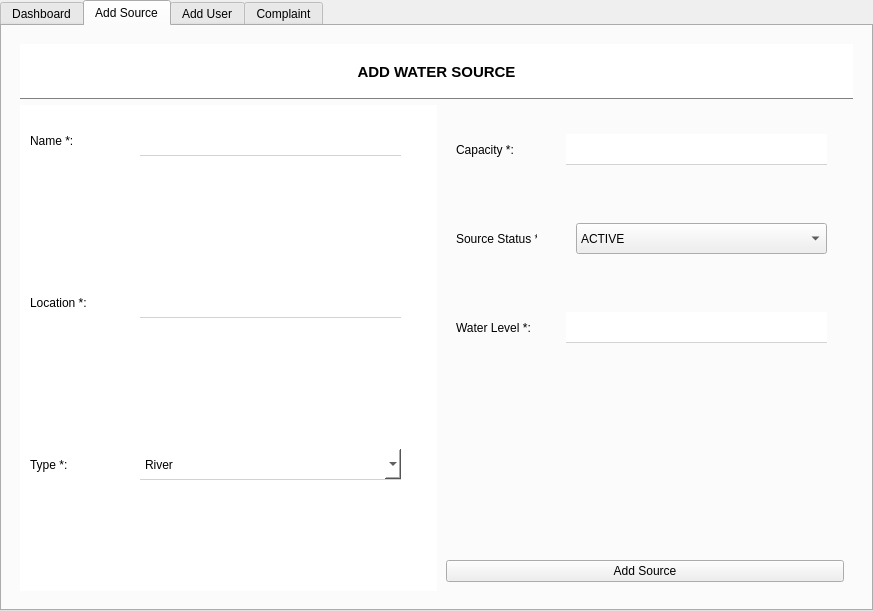
<?xml version="1.0" encoding="UTF-8"?>
<ui version="4.0">
 <class>Form</class>
 <widget class="QWidget" name="Form">
  <property name="geometry">
   <rect>
    <x>0</x>
    <y>0</y>
    <width>873</width>
    <height>611</height>
   </rect>
  </property>
  <property name="sizePolicy">
   <sizepolicy hsizetype="Preferred" vsizetype="Preferred">
    <horstretch>0</horstretch>
    <verstretch>0</verstretch>
   </sizepolicy>
  </property>
  <property name="minimumSize">
   <size>
    <width>0</width>
    <height>0</height>
   </size>
  </property>
  <property name="windowTitle">
   <string>Form</string>
  </property>
  <layout class="QVBoxLayout" name="verticalLayout">
   <property name="spacing">
    <number>0</number>
   </property>
   <property name="leftMargin">
    <number>0</number>
   </property>
   <property name="topMargin">
    <number>0</number>
   </property>
   <property name="rightMargin">
    <number>0</number>
   </property>
   <property name="bottomMargin">
    <number>0</number>
   </property>
   <item>
    <widget class="QTabWidget" name="tabWidget">
     <property name="enabled">
      <bool>true</bool>
     </property>
     <property name="currentIndex">
      <number>1</number>
     </property>
     <widget class="QWidget" name="tab">
      <attribute name="title">
       <string>Dashboard</string>
      </attribute>
      <layout class="QHBoxLayout" name="horizontalLayout">
       <property name="spacing">
        <number>0</number>
       </property>
       <property name="leftMargin">
        <number>0</number>
       </property>
       <property name="topMargin">
        <number>0</number>
       </property>
       <property name="rightMargin">
        <number>0</number>
       </property>
       <property name="bottomMargin">
        <number>0</number>
       </property>
       <item>
        <widget class="QWidget" name="widget" native="true">
         <property name="sizePolicy">
          <sizepolicy hsizetype="Preferred" vsizetype="Preferred">
           <horstretch>0</horstretch>
           <verstretch>0</verstretch>
          </sizepolicy>
         </property>
         <property name="minimumSize">
          <size>
           <width>0</width>
           <height>0</height>
          </size>
         </property>
         <layout class="QHBoxLayout" name="horizontalLayout_2">
          <item>
           <widget class="QWidget" name="widget_2" native="true">
            <property name="minimumSize">
             <size>
              <width>636</width>
              <height>0</height>
             </size>
            </property>
            <property name="maximumSize">
             <size>
              <width>700</width>
              <height>16777215</height>
             </size>
            </property>
            <property name="styleSheet">
             <string notr="true"/>
            </property>
            <layout class="QVBoxLayout" name="verticalLayout_2">
             <property name="spacing">
              <number>0</number>
             </property>
             <property name="leftMargin">
              <number>0</number>
             </property>
             <property name="topMargin">
              <number>0</number>
             </property>
             <property name="rightMargin">
              <number>0</number>
             </property>
             <property name="bottomMargin">
              <number>0</number>
             </property>
             <item>
              <widget class="QTableWidget" name="source_table">
               <column>
                <property name="text">
                 <string>Name</string>
                </property>
               </column>
               <column>
                <property name="text">
                 <string>Location</string>
                </property>
               </column>
               <column>
                <property name="text">
                 <string>Type</string>
                </property>
               </column>
               <column>
                <property name="text">
                 <string>Capacity</string>
                </property>
               </column>
               <column>
                <property name="text">
                 <string>Status</string>
                </property>
               </column>
              </widget>
             </item>
            </layout>
           </widget>
          </item>
          <item>
           <widget class="QWidget" name="widget_3" native="true">
            <property name="styleSheet">
             <string notr="true"/>
            </property>
            <widget class="QPushButton" name="export_data">
             <property name="geometry">
              <rect>
               <x>10</x>
               <y>13</y>
               <width>121</width>
               <height>41</height>
              </rect>
             </property>
             <property name="text">
              <string>Export data</string>
             </property>
            </widget>
            <widget class="QPushButton" name="email_btn">
             <property name="geometry">
              <rect>
               <x>14</x>
               <y>490</y>
               <width>121</width>
               <height>41</height>
              </rect>
             </property>
             <property name="text">
              <string>send warning</string>
             </property>
            </widget>
           </widget>
          </item>
         </layout>
        </widget>
       </item>
      </layout>
     </widget>
     <widget class="QWidget" name="tab_2">
      <property name="enabled">
       <bool>true</bool>
      </property>
      <attribute name="title">
       <string>Add Source</string>
      </attribute>
      <layout class="QVBoxLayout" name="verticalLayout_3">
       <item>
        <widget class="QWidget" name="widget_4" native="true">
         <layout class="QVBoxLayout" name="verticalLayout_4">
          <property name="spacing">
           <number>0</number>
          </property>
          <property name="leftMargin">
           <number>0</number>
          </property>
          <property name="topMargin">
           <number>0</number>
          </property>
          <property name="rightMargin">
           <number>0</number>
          </property>
          <property name="bottomMargin">
           <number>0</number>
          </property>
          <item>
           <widget class="QWidget" name="widget_5" native="true">
            <layout class="QVBoxLayout" name="verticalLayout_5">
             <item>
              <widget class="QWidget" name="widget_7" native="true">
               <property name="maximumSize">
                <size>
                 <width>16777215</width>
                 <height>55</height>
                </size>
               </property>
               <property name="styleSheet">
                <string notr="true">background-color: white;
border-bottom: 1px solid grey;</string>
               </property>
               <layout class="QVBoxLayout" name="verticalLayout_8">
                <item>
                 <widget class="QLabel" name="label">
                  <property name="styleSheet">
                   <string notr="true">text-alignment: center;
font-size: 15px;
font-weight: bold;
border-bottom: 0px;</string>
                  </property>
                  <property name="text">
                   <string>ADD WATER SOURCE</string>
                  </property>
                  <property name="alignment">
                   <set>Qt::AlignCenter</set>
                  </property>
                 </widget>
                </item>
               </layout>
              </widget>
             </item>
             <item>
              <widget class="QWidget" name="widget_6" native="true">
               <layout class="QHBoxLayout" name="horizontalLayout_4">
                <property name="spacing">
                 <number>0</number>
                </property>
                <property name="leftMargin">
                 <number>0</number>
                </property>
                <property name="topMargin">
                 <number>0</number>
                </property>
                <property name="rightMargin">
                 <number>0</number>
                </property>
                <property name="bottomMargin">
                 <number>0</number>
                </property>
                <item>
                 <widget class="QWidget" name="widget_8" native="true">
                  <property name="styleSheet">
                   <string notr="true">QWidget{
	background-color: white;
}

QLineEdit{
	border-top: 0px;
	border-left: 0px;
	border-right: 0px;
border-bottom: 1px solid lightgrey;
}

QLineEdit:focus{
	border-bottom: 1px solid rgb(66, 132, 198);
}

QComboBox{
	border-top: 0px;
	border-left: 0px;
	border-right: 0px;
border-bottom: 1px solid lightgrey;
}</string>
                  </property>
                  <layout class="QVBoxLayout" name="verticalLayout_6">
                   <property name="spacing">
                    <number>0</number>
                   </property>
                   <property name="leftMargin">
                    <number>0</number>
                   </property>
                   <property name="topMargin">
                    <number>0</number>
                   </property>
                   <property name="rightMargin">
                    <number>0</number>
                   </property>
                   <property name="bottomMargin">
                    <number>0</number>
                   </property>
                   <item>
                    <widget class="QWidget" name="widget_10" native="true">
                     <widget class="QLabel" name="label_2">
                      <property name="geometry">
                       <rect>
                        <x>10</x>
                        <y>20</y>
                        <width>81</width>
                        <height>31</height>
                       </rect>
                      </property>
                      <property name="text">
                       <string>Name *:</string>
                      </property>
                     </widget>
                     <widget class="QLineEdit" name="sourceName_input">
                      <property name="geometry">
                       <rect>
                        <x>120</x>
                        <y>20</y>
                        <width>261</width>
                        <height>31</height>
                       </rect>
                      </property>
                     </widget>
                    </widget>
                   </item>
                   <item>
                    <widget class="QWidget" name="widget_15" native="true">
                     <widget class="QLineEdit" name="sourceLocation_input">
                      <property name="geometry">
                       <rect>
                        <x>120</x>
                        <y>20</y>
                        <width>261</width>
                        <height>31</height>
                       </rect>
                      </property>
                     </widget>
                     <widget class="QLabel" name="label_3">
                      <property name="geometry">
                       <rect>
                        <x>10</x>
                        <y>20</y>
                        <width>81</width>
                        <height>31</height>
                       </rect>
                      </property>
                      <property name="text">
                       <string>Location *:</string>
                      </property>
                     </widget>
                    </widget>
                   </item>
                   <item>
                    <widget class="QWidget" name="widget_12" native="true">
                     <widget class="QLabel" name="label_4">
                      <property name="geometry">
                       <rect>
                        <x>10</x>
                        <y>20</y>
                        <width>81</width>
                        <height>31</height>
                       </rect>
                      </property>
                      <property name="text">
                       <string>Type *:</string>
                      </property>
                     </widget>
                     <widget class="QComboBox" name="sourceType_selector">
                      <property name="geometry">
                       <rect>
                        <x>120</x>
                        <y>20</y>
                        <width>261</width>
                        <height>31</height>
                       </rect>
                      </property>
                      <item>
                       <property name="text">
                        <string>River</string>
                       </property>
                      </item>
                      <item>
                       <property name="text">
                        <string>Lake</string>
                       </property>
                      </item>
                      <item>
                       <property name="text">
                        <string>Stream</string>
                       </property>
                      </item>
                     </widget>
                    </widget>
                   </item>
                  </layout>
                 </widget>
                </item>
                <item>
                 <widget class="QWidget" name="widget_9" native="true">
                  <property name="styleSheet">
                   <string notr="true">QLineEdit{
	border-top: 0px;
	border-left: 0px;
	border-right: 0px;
	border-bottom: 1px solid lightgrey;
}

QLineEdit:focus{
	border-bottom: 1px solid rgb(66, 132, 198);
}

QLabel{
	border-left: 0px;
}
</string>
                  </property>
                  <layout class="QVBoxLayout" name="verticalLayout_7">
                   <property name="spacing">
                    <number>0</number>
                   </property>
                   <property name="leftMargin">
                    <number>0</number>
                   </property>
                   <property name="topMargin">
                    <number>0</number>
                   </property>
                   <property name="rightMargin">
                    <number>0</number>
                   </property>
                   <property name="bottomMargin">
                    <number>0</number>
                   </property>
                   <item>
                    <widget class="QWidget" name="widget_27" native="true">
                     <layout class="QVBoxLayout" name="verticalLayout_12">
                      <item>
                       <widget class="QWidget" name="widget_11" native="true">
                        <widget class="QLineEdit" name="sourceCapacity_input">
                         <property name="geometry">
                          <rect>
                           <x>120</x>
                           <y>20</y>
                           <width>261</width>
                           <height>31</height>
                          </rect>
                         </property>
                        </widget>
                        <widget class="QLabel" name="label_5">
                         <property name="geometry">
                          <rect>
                           <x>10</x>
                           <y>20</y>
                           <width>81</width>
                           <height>31</height>
                          </rect>
                         </property>
                         <property name="text">
                          <string>Capacity *:</string>
                         </property>
                        </widget>
                       </widget>
                      </item>
                      <item>
                       <widget class="QWidget" name="widget_14" native="true">
                        <widget class="QLabel" name="label_6">
                         <property name="geometry">
                          <rect>
                           <x>10</x>
                           <y>20</y>
                           <width>81</width>
                           <height>31</height>
                          </rect>
                         </property>
                         <property name="text">
                          <string>Source Status *:</string>
                         </property>
                        </widget>
                        <widget class="QComboBox" name="sourceStatus_input">
                         <property name="geometry">
                          <rect>
                           <x>130</x>
                           <y>20</y>
                           <width>251</width>
                           <height>31</height>
                          </rect>
                         </property>
                         <item>
                          <property name="text">
                           <string>ACTIVE</string>
                          </property>
                         </item>
                         <item>
                          <property name="text">
                           <string>PENDING AUTHORIZATION</string>
                          </property>
                         </item>
                         <item>
                          <property name="text">
                           <string>DECOMISSIONED</string>
                          </property>
                         </item>
                         <item>
                          <property name="text">
                           <string>SHOTDOWN</string>
                          </property>
                         </item>
                        </widget>
                       </widget>
                      </item>
                      <item>
                       <widget class="QWidget" name="widget_13" native="true">
                        <widget class="QLineEdit" name="waterLevel_input">
                         <property name="geometry">
                          <rect>
                           <x>120</x>
                           <y>20</y>
                           <width>261</width>
                           <height>31</height>
                          </rect>
                         </property>
                        </widget>
                        <widget class="QLabel" name="label_7">
                         <property name="geometry">
                          <rect>
                           <x>10</x>
                           <y>20</y>
                           <width>81</width>
                           <height>31</height>
                          </rect>
                         </property>
                         <property name="text">
                          <string>Water Level *:</string>
                         </property>
                        </widget>
                       </widget>
                      </item>
                      <item>
                       <widget class="QLabel" name="addSource_success_message">
                        <property name="styleSheet">
                         <string notr="true">color: green;</string>
                        </property>
                        <property name="text">
                         <string/>
                        </property>
                        <property name="alignment">
                         <set>Qt::AlignCenter</set>
                        </property>
                       </widget>
                      </item>
                      <item>
                       <widget class="QLabel" name="addSource_error_message">
                        <property name="styleSheet">
                         <string notr="true">color: red;
border-bottom: 0px;</string>
                        </property>
                        <property name="text">
                         <string/>
                        </property>
                        <property name="alignment">
                         <set>Qt::AlignCenter</set>
                        </property>
                       </widget>
                      </item>
                      <item>
                       <widget class="QPushButton" name="addSource_btn">
                        <property name="text">
                         <string>Add Source</string>
                        </property>
                       </widget>
                      </item>
                     </layout>
                    </widget>
                   </item>
                  </layout>
                 </widget>
                </item>
               </layout>
              </widget>
             </item>
            </layout>
           </widget>
          </item>
         </layout>
        </widget>
       </item>
      </layout>
     </widget>
     <widget class="QWidget" name="tab_3">
      <property name="enabled">
       <bool>true</bool>
      </property>
      <attribute name="title">
       <string>Add User</string>
      </attribute>
      <layout class="QHBoxLayout" name="horizontalLayout_3">
       <property name="spacing">
        <number>0</number>
       </property>
       <property name="leftMargin">
        <number>0</number>
       </property>
       <property name="topMargin">
        <number>0</number>
       </property>
       <property name="rightMargin">
        <number>0</number>
       </property>
       <item>
        <widget class="QWidget" name="widget_28" native="true">
         <layout class="QHBoxLayout" name="horizontalLayout_5">
          <item>
           <widget class="QWidget" name="widget_30" native="true">
            <property name="styleSheet">
             <string notr="true">QWidget{
	background-color: #fff;
	border-left: 1px solid lightgrey;
}</string>
            </property>
            <layout class="QVBoxLayout" name="verticalLayout_9">
             <property name="spacing">
              <number>0</number>
             </property>
             <property name="leftMargin">
              <number>0</number>
             </property>
             <property name="topMargin">
              <number>0</number>
             </property>
             <property name="rightMargin">
              <number>0</number>
             </property>
             <property name="bottomMargin">
              <number>0</number>
             </property>
             <item>
              <widget class="QWidget" name="widget_31" native="true">
               <property name="maximumSize">
                <size>
                 <width>16777215</width>
                 <height>65</height>
                </size>
               </property>
               <property name="styleSheet">
                <string notr="true">QWidget#label_31{
	border-bottom: 1px  solid lightgrey;
}</string>
               </property>
               <layout class="QVBoxLayout" name="verticalLayout_10">
                <property name="spacing">
                 <number>0</number>
                </property>
                <property name="leftMargin">
                 <number>0</number>
                </property>
                <property name="topMargin">
                 <number>0</number>
                </property>
                <property name="rightMargin">
                 <number>0</number>
                </property>
                <property name="bottomMargin">
                 <number>0</number>
                </property>
                <item>
                 <widget class="QLabel" name="label_32">
                  <property name="styleSheet">
                   <string notr="true">QLabel{
	Font-size: 15px;
	font-weight: bold;
}</string>
                  </property>
                  <property name="text">
                   <string>Add User</string>
                  </property>
                  <property name="alignment">
                   <set>Qt::AlignCenter</set>
                  </property>
                 </widget>
                </item>
                <item>
                 <widget class="QLabel" name="addUser_warning_label">
                  <property name="styleSheet">
                   <string notr="true">color: red;</string>
                  </property>
                  <property name="text">
                   <string/>
                  </property>
                  <property name="alignment">
                   <set>Qt::AlignCenter</set>
                  </property>
                 </widget>
                </item>
               </layout>
              </widget>
             </item>
             <item>
              <widget class="QWidget" name="widget_32" native="true">
               <property name="styleSheet">
                <string notr="true">QLineEdit{
	border-top: 0px;
	border-left: 0px;
	border-right: 0px;
	border-bottom: 1px solid lightgrey;
}

QComboBox{
	border-top: 0px;
	border-left: 0px;
	border-right: 0px;
	border-bottom: 1px solid lightgrey;
}

QLineEdit:focus{
	border-bottom: 1px solid rgb(66, 132, 198);
}

QLabel{
	border-left: 0px;
}</string>
               </property>
               <layout class="QVBoxLayout" name="verticalLayout_11">
                <property name="spacing">
                 <number>0</number>
                </property>
                <property name="leftMargin">
                 <number>0</number>
                </property>
                <property name="topMargin">
                 <number>0</number>
                </property>
                <property name="rightMargin">
                 <number>0</number>
                </property>
                <property name="bottomMargin">
                 <number>0</number>
                </property>
                <item>
                 <widget class="QWidget" name="widget_33" native="true">
                  <widget class="QLabel" name="label_33">
                   <property name="geometry">
                    <rect>
                     <x>40</x>
                     <y>30</y>
                     <width>49</width>
                     <height>31</height>
                    </rect>
                   </property>
                   <property name="text">
                    <string>Name *:</string>
                   </property>
                  </widget>
                  <widget class="QLineEdit" name="addUser_name_input">
                   <property name="geometry">
                    <rect>
                     <x>130</x>
                     <y>30</y>
                     <width>261</width>
                     <height>31</height>
                    </rect>
                   </property>
                  </widget>
                 </widget>
                </item>
                <item>
                 <widget class="QWidget" name="widget_34" native="true">
                  <widget class="QLineEdit" name="addUser_username_input">
                   <property name="geometry">
                    <rect>
                     <x>130</x>
                     <y>30</y>
                     <width>261</width>
                     <height>31</height>
                    </rect>
                   </property>
                  </widget>
                  <widget class="QLabel" name="label_34">
                   <property name="geometry">
                    <rect>
                     <x>40</x>
                     <y>30</y>
                     <width>71</width>
                     <height>31</height>
                    </rect>
                   </property>
                   <property name="text">
                    <string>Username *:</string>
                   </property>
                  </widget>
                 </widget>
                </item>
                <item>
                 <widget class="QWidget" name="widget_38" native="true">
                  <widget class="QLineEdit" name="addUser_email_input">
                   <property name="geometry">
                    <rect>
                     <x>130</x>
                     <y>30</y>
                     <width>261</width>
                     <height>31</height>
                    </rect>
                   </property>
                  </widget>
                  <widget class="QLabel" name="label_35">
                   <property name="geometry">
                    <rect>
                     <x>40</x>
                     <y>30</y>
                     <width>71</width>
                     <height>31</height>
                    </rect>
                   </property>
                   <property name="text">
                    <string>Email *:</string>
                   </property>
                  </widget>
                 </widget>
                </item>
                <item>
                 <widget class="QWidget" name="widget_35" native="true">
                  <widget class="QLineEdit" name="addUser_password_input">
                   <property name="geometry">
                    <rect>
                     <x>130</x>
                     <y>30</y>
                     <width>261</width>
                     <height>31</height>
                    </rect>
                   </property>
                  </widget>
                  <widget class="QLabel" name="label_36">
                   <property name="geometry">
                    <rect>
                     <x>40</x>
                     <y>30</y>
                     <width>71</width>
                     <height>31</height>
                    </rect>
                   </property>
                   <property name="text">
                    <string>Password *:</string>
                   </property>
                  </widget>
                 </widget>
                </item>
                <item>
                 <widget class="QWidget" name="widget_36" native="true">
                  <widget class="QLabel" name="label_37">
                   <property name="geometry">
                    <rect>
                     <x>40</x>
                     <y>30</y>
                     <width>71</width>
                     <height>31</height>
                    </rect>
                   </property>
                   <property name="text">
                    <string>Type*:</string>
                   </property>
                  </widget>
                  <widget class="QComboBox" name="addUser_authority_selector">
                   <property name="geometry">
                    <rect>
                     <x>140</x>
                     <y>31</y>
                     <width>251</width>
                     <height>31</height>
                    </rect>
                   </property>
                   <item>
                    <property name="text">
                     <string/>
                    </property>
                   </item>
                   <item>
                    <property name="text">
                     <string>ADMIN</string>
                    </property>
                   </item>
                   <item>
                    <property name="text">
                     <string>MODERATOR</string>
                    </property>
                   </item>
                   <item>
                    <property name="text">
                     <string>CUSTOMER</string>
                    </property>
                   </item>
                  </widget>
                 </widget>
                </item>
                <item>
                 <widget class="QWidget" name="widget_37" native="true">
                  <property name="styleSheet">
                   <string notr="true">QLabel{
	color: green;
}

QPushButton{
	background-color: rgb(66, 131, 197);
	border: 0px;
	color: #fff;
}

QPushButton:hover{
	background-color: rgb(85, 170, 255);
}</string>
                  </property>
                  <widget class="QLabel" name="addUser_success_label">
                   <property name="geometry">
                    <rect>
                     <x>20</x>
                     <y>10</y>
                     <width>391</width>
                     <height>20</height>
                    </rect>
                   </property>
                   <property name="text">
                    <string/>
                   </property>
                   <property name="alignment">
                    <set>Qt::AlignCenter</set>
                   </property>
                  </widget>
                  <widget class="QPushButton" name="addUser_btn">
                   <property name="geometry">
                    <rect>
                     <x>140</x>
                     <y>40</y>
                     <width>171</width>
                     <height>31</height>
                    </rect>
                   </property>
                   <property name="text">
                    <string>PushButton</string>
                   </property>
                  </widget>
                 </widget>
                </item>
               </layout>
              </widget>
             </item>
            </layout>
           </widget>
          </item>
         </layout>
        </widget>
       </item>
      </layout>
     </widget>
     <widget class="QWidget" name="tab_4">
      <attribute name="title">
       <string>Complaint</string>
      </attribute>
      <layout class="QVBoxLayout" name="verticalLayout_13">
       <property name="spacing">
        <number>0</number>
       </property>
       <property name="leftMargin">
        <number>0</number>
       </property>
       <property name="topMargin">
        <number>0</number>
       </property>
       <property name="rightMargin">
        <number>0</number>
       </property>
       <property name="bottomMargin">
        <number>0</number>
       </property>
       <item>
        <widget class="QWidget" name="widget_39" native="true">
         <layout class="QVBoxLayout" name="verticalLayout_14">
          <property name="spacing">
           <number>0</number>
          </property>
          <property name="leftMargin">
           <number>0</number>
          </property>
          <property name="topMargin">
           <number>0</number>
          </property>
          <property name="rightMargin">
           <number>0</number>
          </property>
          <property name="bottomMargin">
           <number>0</number>
          </property>
          <item>
           <widget class="QWidget" name="widget_40" native="true">
            <property name="maximumSize">
             <size>
              <width>16777215</width>
              <height>55</height>
             </size>
            </property>
            <property name="styleSheet">
             <string notr="true">border-bottom: 1px solid lightgrey</string>
            </property>
            <layout class="QVBoxLayout" name="verticalLayout_15">
             <item>
              <widget class="QLabel" name="label_30">
               <property name="styleSheet">
                <string notr="true">font-size: 15px;
font-weight: bold;;</string>
               </property>
               <property name="text">
                <string>Add Complaint</string>
               </property>
               <property name="alignment">
                <set>Qt::AlignCenter</set>
               </property>
              </widget>
             </item>
             <item>
              <widget class="QLabel" name="complaint_error_message">
               <property name="styleSheet">
                <string notr="true">color: red;</string>
               </property>
               <property name="text">
                <string/>
               </property>
               <property name="alignment">
                <set>Qt::AlignCenter</set>
               </property>
              </widget>
             </item>
            </layout>
           </widget>
          </item>
          <item>
           <widget class="QWidget" name="widget_41" native="true">
            <widget class="QLabel" name="label_38">
             <property name="geometry">
              <rect>
               <x>400</x>
               <y>30</y>
               <width>91</width>
               <height>16</height>
              </rect>
             </property>
             <property name="text">
              <string>Select Source *: </string>
             </property>
            </widget>
            <widget class="QComboBox" name="source_selector">
             <property name="geometry">
              <rect>
               <x>310</x>
               <y>50</y>
               <width>281</width>
               <height>41</height>
              </rect>
             </property>
            </widget>
            <widget class="QLabel" name="label_39">
             <property name="geometry">
              <rect>
               <x>420</x>
               <y>130</y>
               <width>51</width>
               <height>16</height>
              </rect>
             </property>
             <property name="text">
              <string>Details*:</string>
             </property>
            </widget>
            <widget class="QTextEdit" name="complaint_details">
             <property name="geometry">
              <rect>
               <x>70</x>
               <y>150</y>
               <width>741</width>
               <height>221</height>
              </rect>
             </property>
            </widget>
            <widget class="QPushButton" name="submit_complaint_btn">
             <property name="geometry">
              <rect>
               <x>360</x>
               <y>450</y>
               <width>191</width>
               <height>31</height>
              </rect>
             </property>
             <property name="text">
              <string>Submit Complaint</string>
             </property>
            </widget>
            <widget class="QLabel" name="complaint_success_message">
             <property name="geometry">
              <rect>
               <x>110</x>
               <y>410</y>
               <width>691</width>
               <height>20</height>
              </rect>
             </property>
             <property name="styleSheet">
              <string notr="true">color: green</string>
             </property>
             <property name="text">
              <string/>
             </property>
             <property name="alignment">
              <set>Qt::AlignCenter</set>
             </property>
            </widget>
           </widget>
          </item>
         </layout>
        </widget>
       </item>
      </layout>
     </widget>
    </widget>
   </item>
  </layout>
 </widget>
 <resources/>
 <connections/>
</ui>
